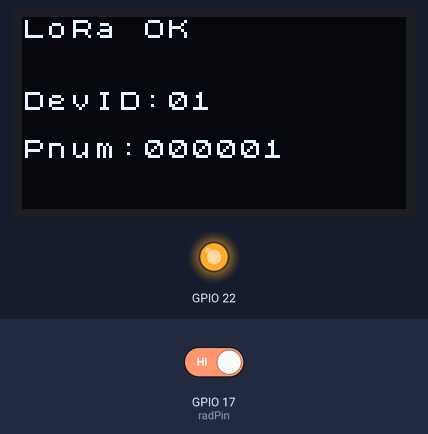
The sketch below on a simulated ESP32. Shown: 128×64 one-colour display, output pins drawn as LEDs (lit = HIGH). The inputs (shaded band) are chosen by the test bench; at power-on: GPIO 17 (radPin) HIGH. No radio packets arrive unless stated; what the sketch prints to the serial monitor is not drawn.

Above: at 1.2 s.
1.3 s: GPIO 17 (radPin) driven LOW
At 3.5 s:
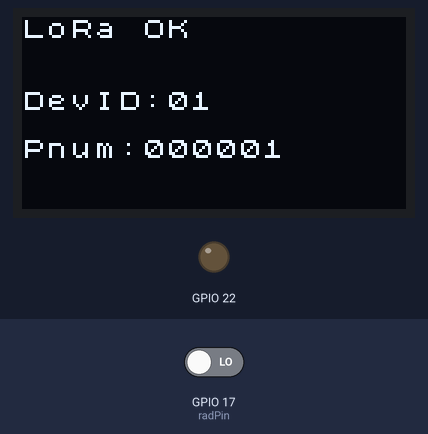
5.3 s: GPIO 17 (radPin) driven HIGH
At 6.2 s:
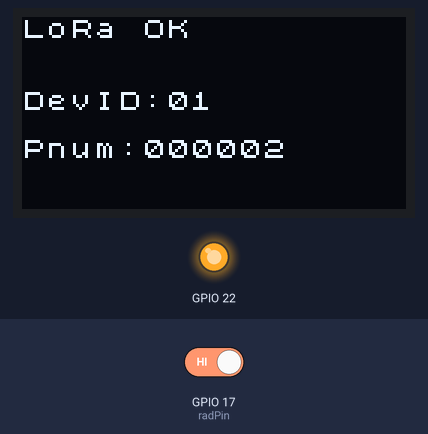
Timing chart, 0 to 15.3 s (numbered marks = the images above; inputs shaded):
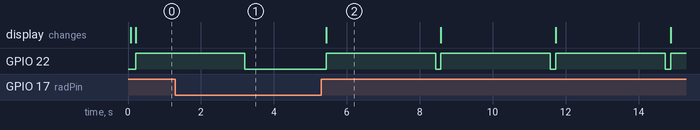

The sketch:

esp32.HT.radar.LoRa.dev.notask.190129.ino
```cpp
#include <SPI.h>
#include <LoRa.h>

#define SCK     5    // GPIO5  -- SX127x's SCK
#define MISO    19   // GPIO19 -- SX127x's MISO
#define MOSI    27   // GPIO27 -- SX127x's MOSI
#define SS      18   // GPIO18 -- SX127x's CS
#define RST     14   // GPIO14 -- SX127x's RESET
#define DI0     26   // GPIO26 -- SX127x's IRQ(Interrupt Request)

#define freq    434E6  //you can set band here directly,e.g. 868E6,915E6
int  sf=8;
int sb=125E3;       // set the signal bandwidth; 125KHz,[250KHz,500Kz]
uint8_t sw=0xF3;

#include <U8x8lib.h>  // bibliothèque à charger a partir de
// the OLED used
U8X8_SSD1306_128X64_NONAME_SW_I2C u8x8(15, 4, 16); // data, clock,

int radPin = 17, val;
int relayPin = 21;
unsigned long start;

char dbuff[32];
int mc=0;
int count=0;

union
  {
    uint8_t frame[8];
    struct
      {
        uint8_t head[4];
        uint32_t numb;
      } data;
  } pack;


void setup() {
  // put your setup code here, to run once:
pinMode(17,INPUT);
pinMode(22,OUTPUT);
Serial.begin(9600);
  u8x8.begin();  // initialize OLED
  u8x8.setFont(u8x8_font_chroma48medium8_r);
  u8x8.clear();
Serial.println();
  SPI.begin(SCK,MISO,MOSI,SS);
  LoRa.setPins(SS,RST,DI0);
  if (!LoRa.begin(434E6)) {
    Serial.println("Starting LoRa failed!");
    while (1);
  }
  Serial.println("Starting LoRa OK!");
  u8x8.drawString(0,0,"LoRa OK");
  LoRa.setSpreadingFactor(sf);
  LoRa.setSignalBandwidth(sb);
  LoRa.setSyncWord(sw);
}

int pnum=0;

void loop() {
char dbuf[32];
LoRa.setFrequency(868E6);
delay(20);
val = digitalRead(radPin);
delay(20);
LoRa.setFrequency(434E6);
delay(20);
LoRa.setFrequency(434E6);
if (val == LOW)
{
  count=0;
}
else
{
  count=1; pnum++;
      LoRa.beginPacket();
      pack.data.head[0]=0xff;pack.data.head[1]=0x01;  // dest, source
      pack.data.head[2]=0x01;pack.data.head[3]=0x04;  // type, length
      pack.data.numb= (uint32_t)pnum;
      LoRa.write(pack.frame,pack.data.head[3]+4);
      LoRa.endPacket();
      sprintf(dbuf,"DevID:%2.2d",(int)pack.data.head[1]);
      u8x8.drawString(0,3,dbuf);
      sprintf(dbuf,"Pnum:%6.6d",pnum);
      u8x8.drawString(0,5,dbuf);
      digitalWrite(22,HIGH);
      delay(3000);
      digitalWrite(22,LOW);
}
delay(20);
}
```

Measured:
- after the input at 1.3 s, GPIO 22: goes on until 3.2 s, then stays LOW
- after the input at 5.3 s, GPIO 22: alternates HIGH for 3.0 s and LOW for 0.15 s, starting after 0.13 s; the display: changes after 0.13 s (image 2)
